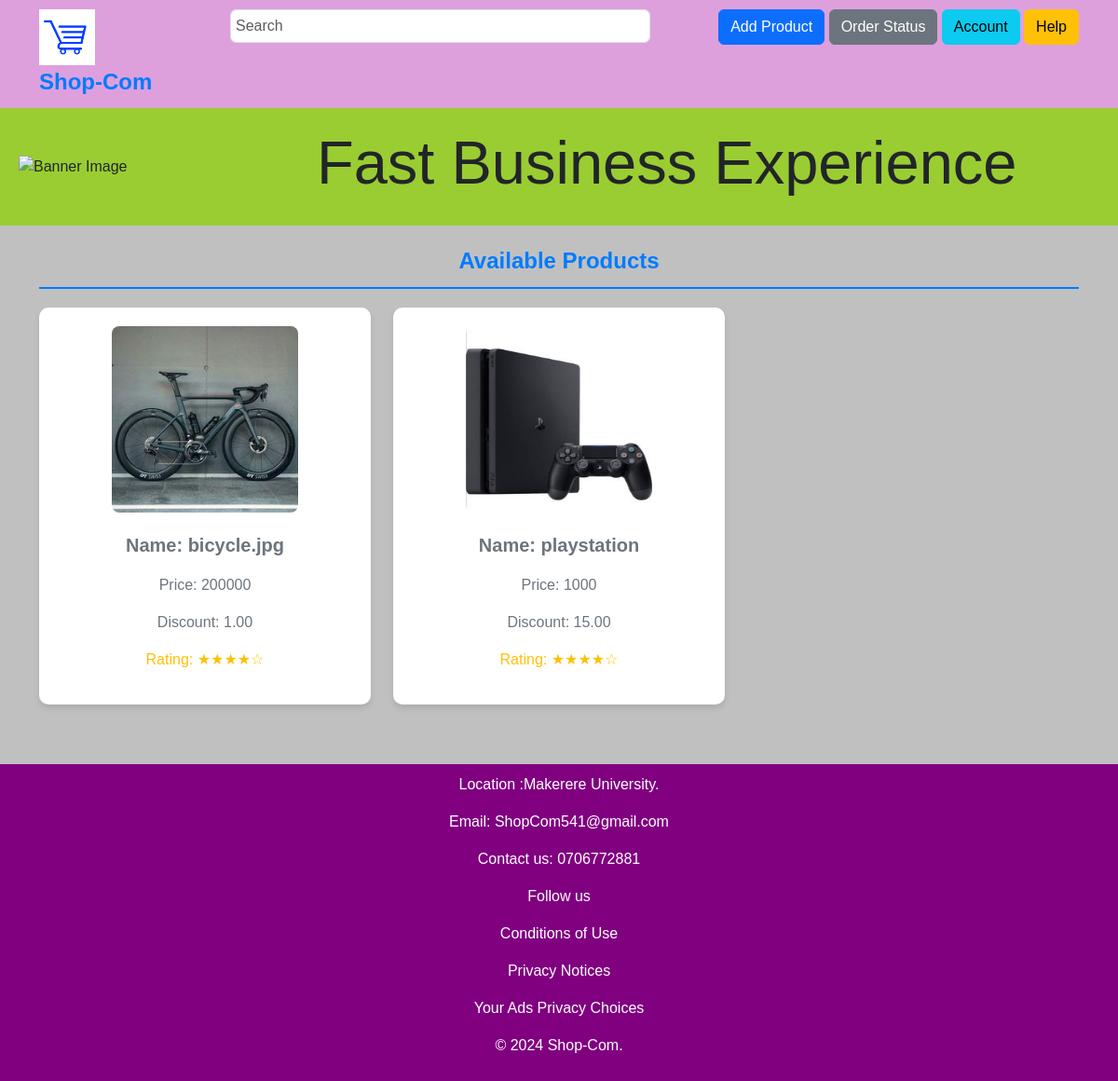
The page /homepage/ on the database as committed earlier.
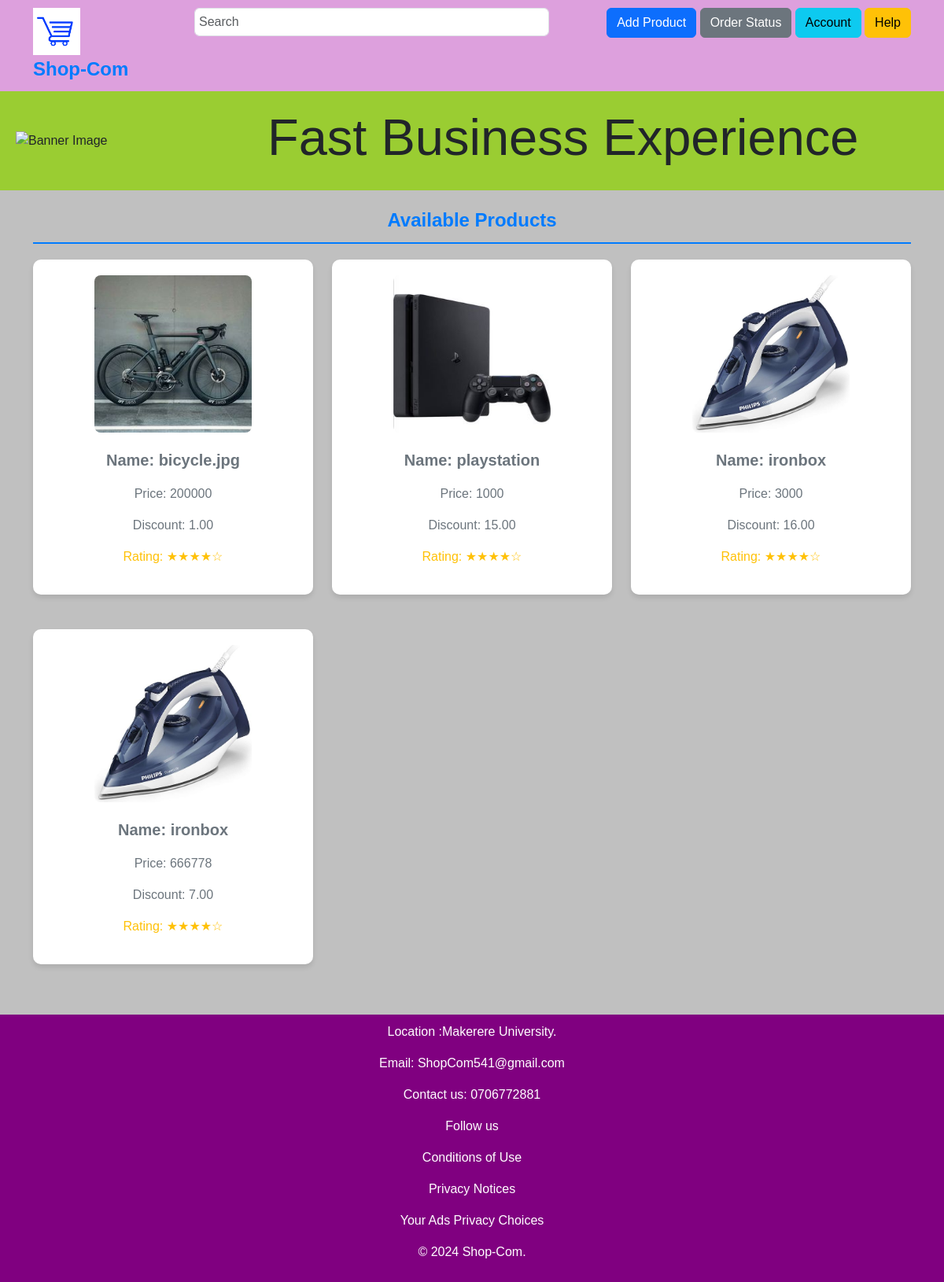
The same page on the database as committed later.
### homepage/models.py (models this page shows)
class Add_Product(models.Model):
    category = models.CharField(max_length=200)
    productImage = models.ImageField(upload_to="product_imgs/")
    productName = models.CharField(max_length=20)
    price = models.PositiveIntegerField()
    discount = models.DecimalField(max_digits=5, decimal_places=2)
    description =  models.CharField(max_length=200)

### homepage/views.py (the view)
# urls.py: path('homepage/',include('homepage.urls')),
def homepage(request):
    return render(request,"homepage/index.html",{
      "products": Add_Product.objects.all()
    })

### homepage/templates/homepage/index.html (shortened to what this page needs)
{% load static %}
<!DOCTYPE html>
<html lang="en">
<head>
    <link rel="stylesheet" href="https://cdn.jsdelivr.net/npm/bootstrap@5.3.0/dist/css/bootstrap.min.css">
    <link rel="stylesheet" , href="{% static 'styles.css' %}" >
</head>
<body>
    <div class="header">
        <div class="container">
            <div class="row">
                <div class="col-md-2">
                  <div class="logo">
                    <img src="{% static 'images/ecomm icon.png' %}" alt="" height="60px" width="60px">
                  </div>
                    <div class="logo">Shop-Com</div>
                </div>
                <div class="col-md-5">
                    <input type="text" placeholder="Search" class="search-bar form-control">
                </div>
                <div class="col-md-5 text-end">
                    <a href="{% url 'addproduct' %}"><button class="btn btn-primary">Add Product</button></a>
                    <a href="{% url 'orderstatus' %}"><button class="btn btn-secondary">Order Status</button></a>
                    <a href="{% url 'My_account' %}"><button class="btn btn-info">Account</button></a>
                    <a href="{% url 'help' %}"><button class="btn btn-warning">Help</button></a>
                </div>
            </div>
        </div>
    </div>
    <div class="banner-container">
        <img src="{% static 'images/hero-1.png' %}" alt="Banner Image" class="img-fluid" width="300px">
        <h1 class="big-heading">Fast Business Experience</h1>
    </div>
    <div class="products-container">
        <div class="container">
            <div class="products-header">Available Products</div>
            <div class="row">
                {% for product in products %}
                <div class="col-md-4 mb-4">
                    <section class="product-section">
                        <img src="{{ product.productImage.url }}" alt="{{ product.productName }}" class="img-fluid product-img">
                        <div class="product-details">
                            <p class="fw-bold fs-5">Name: {{ product.productName }}</p>
                            <p class="fs-6">Price: {{ product.price }}</p>
                            <p class="fs-6">Discount: {{ product.discount }}</p>
                            <p class="fs-6 rating-stars">Rating: ★★★★☆</p>
                        </div>
                    </section>
                </div>
                {% endfor %}
            </div>
        </div>
    </div>
    <footer>
        <div class="container">
            <p>Location :Makerere University. </p>
            <P>Email: ShopCom541@gmail.com</P>
            <p>Contact us: 0706772881</p>
            <p>Follow us</p>
            <p>Conditions of Use</p>
            <P>Privacy Notices</P>
            <P>Your Ads Privacy Choices</P>
            <P>© 2024 Shop-Com.</P>
        </div>
    </footer>
</body>
</html>

### homepage/static/styles.css (style rules this page uses)
body { background-color: #f8f9fa; font-family: Arial, 'Lucida Sans', Georgia, 'Comic Sans MS', sans-serif; }
.header { background-color: plum; padding: 10px; box-shadow: 0 4px 6px #0000001a; }
.logo { font-size: 24px; color: #007bff; font-weight: bold; }
.search-bar { flex-grow: 1; margin: 0 15px; padding: 5px; }
.products-container { padding: 20px; background-color:silver; }
.products-header { text-align: center; margin-bottom: 20px; font-size: 24px; font-weight: bold; color: #007bff; border-bottom: 2px solid #007bff; padding-bottom: 10px; }
.product-section { text-align: center; margin-bottom: 20px; box-shadow: 0 4px 6px rgba(0,0,0,0.1); padding: 20px; border-radius: 10px; background-color: #ffffff; }
.product-details { margin-top: 10px; color: #6c757d; }
.product-img { width: 200px; height: 200px; border-radius: 8px; margin-bottom: 10px; }
.rating-stars { color: #ffc107; }
footer { background-color: purple; color: white; padding: 10px; text-align: center; clear: both; }
.banner-container { background-color:yellowgreen; padding: 20px; }
.banner-container { display: flex; align-items: center; }
.big-heading { font-size: 65px; margin-left: 20px; }

Rows that differ between the two databases and show on the page:
added Add_Product: productImage (picture), productName "ironbox", price "3000", discount "16.00"
added Add_Product: productImage (picture), productName "ironbox", price "666778", discount "7.00"
